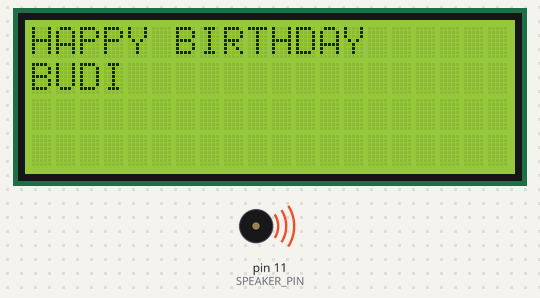
A sketch run on a simulated Arduino Uno, built with avr-gcc and run on an emulated ATmega328P. On the bench: 20×4 character LCD, buzzer (waves = sounding).

Above: at 2.6 s.
At 12.95 s:
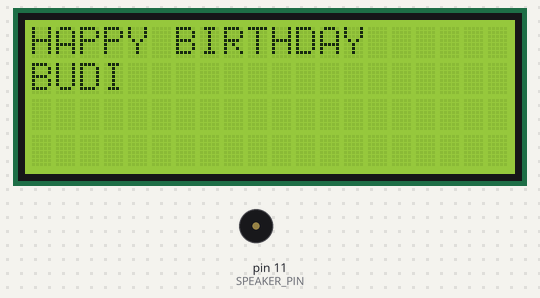
Timing chart, 0 to 130.0 s (numbered marks = the images above):
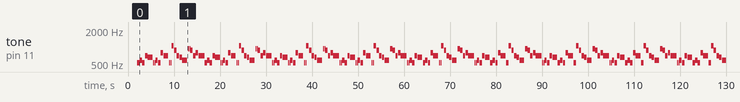

The sketch:

Ultah_Dan_Timer.ino
```cpp
#include "pitches.h"
#include <Wire.h>
#include <LiquidCrystal_I2C.h>

LiquidCrystal_I2C lcd(0x3F,20,4);

// setup
int SPEAKER_PIN = 11;
int SPEAKER = SPEAKER_PIN;
#define NUM_OF_NOTES 28
int   NOTE_SEQ[NUM_OF_NOTES] = {
      NOTE_C5, NOTE_C5, NOTE_D5, NOTE_C5, NOTE_F5, NOTE_E5, PAUSE,
      NOTE_C5, NOTE_C5, NOTE_D5, NOTE_C5, NOTE_G5, NOTE_F5, PAUSE,
      NOTE_C5, NOTE_C5, NOTE_C6, NOTE_A5, NOTE_F5, NOTE_E5, NOTE_D5, PAUSE,
      NOTE_AS5, NOTE_AS5, NOTE_A5, NOTE_F5, NOTE_G5, NOTE_F5 };
/*
 * Jeda PerBeberapa detik
 */
int   NOTE_LEN[NUM_OF_NOTES]   = {
      4,2,8,8,8,16,   50,     //50  milisekon
      4,2,8,8,8,16,   100,    //100 milisekon
      4,2,8,8,8,8,16, 150,    //150 miliseko
      4,2,8,8,8,20 };

/*
 * increase or reduce this value if you want to speed up or slow down the song.
 * This won't affect pause duration, which is defined in the array right above
 * and expressed in milliseconds
 */
int   TEMPO = 65;

void playNote(int pitch,int duration) {
    tone( SPEAKER, pitch);
    delay( duration);
    noTone( SPEAKER);
}
// end of the code related to the melody itself

/*
 * arduino's standard setup() and loop() methods section. I had no need to repe
 * at so I put it in setup()
 */

void setup() {
  lcd.init();
  lcd.init();
  lcd.backlight();
  lcd.setCursor(0,0);
  lcd.print("3");
  lcd.setCursor(0,1);
  lcd.print(" ");
  delay(500);
  lcd.init();
  lcd.init();
  lcd.backlight();
  lcd.setCursor(0,0);
  lcd.print("2");
  lcd.setCursor(0,1);
  lcd.print(" ");
  delay(500);
  lcd.init();
  lcd.init();
  lcd.backlight();
  lcd.setCursor(0,0);
  lcd.print("1");
  lcd.setCursor(0,1);
  lcd.print("");
  delay(500);
  lcd.init();
  lcd.init();
  lcd.backlight();
  lcd.setCursor(0,0);
  lcd.print("HAPPY BIRTHDAY");
  lcd.setCursor(0,1);
  lcd.print("BUDI ");
}

void loop() {
   for (int i = 0; i < NUM_OF_NOTES; i++) {
        if ( NOTE_SEQ[i] != PAUSE) {
            playNote( NOTE_SEQ[i], NOTE_LEN[i] * TEMPO);
      // delay after note reproduction following TEMPO variable's diktat
            delay( TEMPO);
        } else {
            // delay if this is a pause. (it will be in millis, check NOTE_LEN)
            delay( NOTE_LEN[i]);
        }

        }
}
```

Pitches.h
```cpp
#define PAUSE 0
// end of custom

#define NOTE_B0  31
#define NOTE_C1  33
#define NOTE_CS1 35
#define NOTE_D1  37
#define NOTE_DS1 39
#define NOTE_E1  41
#define NOTE_F1  44
#define NOTE_FS1 46
#define NOTE_G1  49
#define NOTE_GS1 52
#define NOTE_A1  55
#define NOTE_AS1 58
#define NOTE_B1  62
#define NOTE_C2  65
#define NOTE_CS2 69
#define NOTE_D2  73
#define NOTE_DS2 78
#define NOTE_E2  82
#define NOTE_F2  87
#define NOTE_FS2 93
#define NOTE_G2  98
#define NOTE_GS2 104
#define NOTE_A2  110
#define NOTE_AS2 117
#define NOTE_B2  123
#define NOTE_C3  131
#define NOTE_CS3 139
#define NOTE_D3  147
#define NOTE_DS3 156
#define NOTE_E3  165
#define NOTE_F3  175
#define NOTE_FS3 185
#define NOTE_G3  196
#define NOTE_GS3 208
#define NOTE_A3  220
#define NOTE_AS3 233
#define NOTE_B3  247
#define NOTE_C4  262
#define NOTE_CS4 277
#define NOTE_D4  294
#define NOTE_DS4 311
#define NOTE_E4  330
#define NOTE_F4  349
#define NOTE_FS4 370
#define NOTE_G4  392
#define NOTE_GS4 415
#define NOTE_A4  440
#define NOTE_AS4 466
#define NOTE_B4  494
#define NOTE_C5  523
#define NOTE_CS5 554
#define NOTE_D5  587
#define NOTE_DS5 622
#define NOTE_E5  659
#define NOTE_F5  698
#define NOTE_FS5 740
#define NOTE_G5  784
#define NOTE_GS5 831
#define NOTE_A5  880
#define NOTE_AS5 932
#define NOTE_B5  988
#define NOTE_C6  1047
#define NOTE_CS6 1109
#define NOTE_D6  1175
#define NOTE_DS6 1245
#define NOTE_E6  1319
#define NOTE_F6  1397
#define NOTE_FS6 1480
#define NOTE_G6  1568
#define NOTE_GS6 1661
#define NOTE_A6  1760
#define NOTE_AS6 1865
#define NOTE_B6  1976
#define NOTE_C7  2093
#define NOTE_CS7 2217
#define NOTE_D7  2349
#define NOTE_DS7 2489
#define NOTE_E7  2637
#define NOTE_F7  2794
#define NOTE_FS7 2960
#define NOTE_G7  3136
#define NOTE_GS7 3322
#define NOTE_A7  3520
#define NOTE_AS7 3729
#define NOTE_B7  3951
#define NOTE_C8  4186
#define NOTE_CS8 4435
#define NOTE_D8  4699
#define NOTE_DS8 4978
```

Measured:
- by itself, tone on pin 11 (SPEAKER_PIN): plays 523 Hz for 0.26 s, 523 Hz for 0.13 s, 587 Hz for 0.52 s, 523 Hz for 0.52 s, 698 Hz for 0.52 s, 659 Hz for 1.0 s … (219 notes in this stretch)
